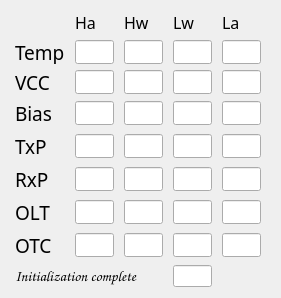
      <widget class="QWidget" name="gridLayoutWidget_4">
       <property name="geometry">
        <rect>
         <x>30</x>
         <y>200</y>
         <width>281</width>
         <height>270</height>
        </rect>
       </property>
       <layout class="QGridLayout" name="gridLayout_D">
        <item row="9" column="3">
         <widget class="QLineEdit" name="lineEdit_INIT">
          <property name="maximumSize">
           <size>
            <width>39</width>
            <height>24</height>
           </size>
          </property>
         </widget>
        </item>
        <item row="5" column="0">
         <widget class="QLabel" name="label_temp_23">
          <property name="font">
           <font>
            <family>黑体</family>
            <pointsize>14</pointsize>
           </font>
          </property>
          <property name="text">
           <string>TxP</string>
          </property>
         </widget>
        </item>
        <item row="2" column="0">
         <widget class="QLabel" name="label_temp_43">
          <property name="maximumSize">
           <size>
            <width>60</width>
            <height>24</height>
           </size>
          </property>
          <property name="font">
           <font>
            <family>黑体</family>
            <pointsize>14</pointsize>
           </font>
          </property>
          <property name="text">
           <string>Temp</string>
          </property>
         </widget>
        </item>
        <item row="6" column="0">
         <widget class="QLabel" name="label_temp_22">
          <property name="font">
           <font>
            <family>黑体</family>
            <pointsize>14</pointsize>
           </font>
          </property>
          <property name="text">
           <string>RxP</string>
          </property>
         </widget>
        </item>
        <item row="4" column="0">
         <widget class="QLabel" name="label_temp_24">
          <property name="font">
           <font>
            <family>黑体</family>
            <pointsize>14</pointsize>
           </font>
          </property>
          <property name="text">
           <string>Bias</string>
          </property>
         </widget>
        </item>
        <item row="1" column="2">
         <widget class="QLabel" name="label_temp_69">
          <property name="maximumSize">
           <size>
            <width>40</width>
            <height>35</height>
           </size>
          </property>
          <property name="font">
           <font>
            <family>黑体</family>
            <pointsize>12</pointsize>
           </font>
          </property>
          <property name="text">
           <string>Hw</string>
          </property>
         </widget>
        </item>
        <item row="2" column="1">
         <widget class="QLineEdit" name="lineEdit_Temp_1">
          <property name="maximumSize">
           <size>
            <width>39</width>
            <height>24</height>
           </size>
          </property>
         </widget>
        </item>
        <item row="5" column="2">
         <widget class="QLineEdit" name="lineEdit_TxP_2">
          <property name="maximumSize">
           <size>
            <width>39</width>
            <height>24</height>
           </size>
          </property>
         </widget>
        </item>
        <item row="3" column="2">
         <widget class="QLineEdit" name="lineEdit_VCC_2">
          <property name="maximumSize">
           <size>
            <width>39</width>
            <height>24</height>
           </size>
          </property>
         </widget>
        </item>
        <item row="4" column="3">
         <widget class="QLineEdit" name="lineEdit_Bias_3">
          <property name="maximumSize">
           <size>
            <width>39</width>
            <height>24</height>
           </size>
          </property>
         </widget>
        </item>
        <item row="4" column="2">
         <widget class="QLineEdit" name="lineEdit_Bias_2">
          <property name="maximumSize">
           <size>
            <width>39</width>
            <height>24</height>
           </size>
          </property>
         </widget>
        </item>
        <item row="3" column="0">
         <widget class="QLabel" name="label_temp_42">
          <property name="maximumSize">
           <size>
            <width>36</width>
            <height>24</height>
           </size>
          </property>
          <property name="font">
           <font>
            <family>黑体</family>
            <pointsize>14</pointsize>
           </font>
          </property>
          <property name="text">
           <string>VCC</string>
          </property>
         </widget>
        </item>
        <item row="7" column="0">
         <widget class="QLabel" name="label_temp_27">
          <property name="font">
           <font>
            <family>黑体</family>
            <pointsize>14</pointsize>
           </font>
          </property>
          <property name="text">
           <string>OLT</string>
          </property>
         </widget>
        </item>
        <item row="5" column="4">
         <widget class="QLineEdit" name="lineEdit_TxP_4">
          <property name="maximumSize">
           <size>
            <width>39</width>
            <height>24</height>
           </size>
          </property>
         </widget>
        </item>
        <item row="4" column="4">
         <widget class="QLineEdit" name="lineEdit_Bias_4">
          <property name="maximumSize">
           <size>
            <width>39</width>
            <height>24</height>
           </size>
          </property>
         </widget>
        </item>
        <item row="5" column="3">
         <widget class="QLineEdit" name="lineEdit_TxP_3">
          <property name="maximumSize">
           <size>
            <width>39</width>
            <height>24</height>
           </size>
          </property>
         </widget>
        </item>
        <item row="1" column="4">
         <widget class="QLabel" name="label_temp_70">
          <property name="maximumSize">
           <size>
            <width>40</width>
            <height>35</height>
           </size>
          </property>
          <property name="font">
           <font>
            <family>黑体</family>
            <pointsize>12</pointsize>
           </font>
          </property>
          <property name="text">
           <string>La</string>
          </property>
         </widget>
        </item>
        <item row="3" column="1">
         <widget class="QLineEdit" name="lineEdit_VCC_1">
          <property name="maximumSize">
           <size>
            <width>39</width>
            <height>24</height>
           </size>
          </property>
         </widget>
        </item>
        <item row="3" column="4">
         <widget class="QLineEdit" name="lineEdit_VCC_4">
          <property name="maximumSize">
           <size>
            <width>39</width>
            <height>24</height>
           </size>
          </property>
         </widget>
        </item>
        <item row="6" column="3">
         <widget class="QLineEdit" name="lineEdit_RxP_3">
          <property name="maximumSize">
           <size>
            <width>39</width>
            <height>24</height>
           </size>
          </property>
         </widget>
        </item>
        <item row="3" column="3">
         <widget class="QLineEdit" name="lineEdit_VCC_3">
          <property name="maximumSize">
           <size>
            <width>39</width>
            <height>24</height>
           </size>
          </property>
         </widget>
        </item>
        <item row="2" column="4">
         <widget class="QLineEdit" name="lineEdit_Temp_4">
          <property name="maximumSize">
           <size>
            <width>39</width>
            <height>24</height>
           </size>
          </property>
         </widget>
        </item>
        <item row="6" column="4">
         <widget class="QLineEdit" name="lineEdit_RxP_4">
          <property name="maximumSize">
           <size>
            <width>39</width>
            <height>24</height>
           </size>
          </property>
         </widget>
        </item>
        <item row="2" column="2">
         <widget class="QLineEdit" name="lineEdit_Temp_2">
          <property name="maximumSize">
           <size>
            <width>39</width>
            <height>24</height>
           </size>
          </property>
         </widget>
        </item>
        <item row="6" column="2">
         <widget class="QLineEdit" name="lineEdit_RxP_2">
          <property name="maximumSize">
           <size>
            <width>39</width>
            <height>24</height>
           </size>
          </property>
         </widget>
        </item>
        <item row="4" column="1">
         <widget class="QLineEdit" name="lineEdit_Bias_1">
          <property name="maximumSize">
           <size>
            <width>39</width>
            <height>24</height>
           </size>
          </property>
         </widget>
        </item>
        <item row="1" column="1">
         <widget class="QLabel" name="label_temp_75">
          <property name="maximumSize">
           <size>
            <width>40</width>
            <height>35</height>
           </size>
          </property>
          <property name="font">
           <font>
            <family>黑体</family>
            <pointsize>12</pointsize>
           </font>
          </property>
          <property name="text">
           <string>Ha</string>
          </property>
         </widget>
        </item>
        <item row="1" column="3">
         <widget class="QLabel" name="label_temp_71">
          <property name="maximumSize">
           <size>
            <width>40</width>
            <height>35</height>
           </size>
          </property>
          <property name="font">
           <font>
            <family>黑体</family>
            <pointsize>12</pointsize>
           </font>
          </property>
          <property name="text">
           <string>Lw</string>
          </property>
         </widget>
        </item>
        <item row="2" column="3">
         <widget class="QLineEdit" name="lineEdit_Temp_3">
          <property name="maximumSize">
           <size>
            <width>39</width>
            <height>24</height>
           </size>
          </property>
         </widget>
        </item>
        <item row="6" column="1">
         <widget class="QLineEdit" name="lineEdit_RxP_1">
          <property name="maximumSize">
           <size>
            <width>39</width>
            <height>24</height>
           </size>
          </property>
         </widget>
        </item>
        <item row="5" column="1">
         <widget class="QLineEdit" name="lineEdit_TxP_1">
          <property name="maximumSize">
           <size>
            <width>39</width>
            <height>24</height>
           </size>
          </property>
         </widget>
        </item>
        <item row="9" column="0" colspan="3">
         <widget class="QLabel" name="label_temp_44">
          <property name="maximumSize">
           <size>
            <width>1000</width>
            <height>24</height>
           </size>
          </property>
          <property name="font">
           <font>
            <family>Comic Sans MS</family>
            <pointsize>11</pointsize>
           </font>
          </property>
          <property name="text">
           <string>Initialization complete</string>
          </property>
         </widget>
        </item>
        <item row="8" column="0">
         <widget class="QLabel" name="label_temp_26">
          <property name="font">
           <font>
            <family>黑体</family>
            <pointsize>14</pointsize>
           </font>
          </property>
          <property name="text">
           <string>OTC</string>
          </property>
         </widget>
        </item>
        <item row="7" column="1">
         <widget class="QLineEdit" name="lineEdit_OLT_1">
          <property name="maximumSize">
           <size>
            <width>39</width>
            <height>24</height>
           </size>
          </property>
         </widget>
        </item>
        <item row="7" column="2">
         <widget class="QLineEdit" name="lineEdit_OLT_2">
          <property name="maximumSize">
           <size>
            <width>39</width>
            <height>24</height>
           </size>
          </property>
         </widget>
        </item>
        <item row="7" column="3">
         <widget class="QLineEdit" name="lineEdit_OLT_3">
          <property name="maximumSize">
           <size>
            <width>39</width>
            <height>24</height>
           </size>
          </property>
         </widget>
        </item>
        <item row="7" column="4">
         <widget class="QLineEdit" name="lineEdit_OLT_4">
          <property name="maximumSize">
           <size>
            <width>39</width>
            <height>24</height>
           </size>
          </property>
         </widget>
        </item>
        <item row="8" column="1">
         <widget class="QLineEdit" name="lineEdit_OTC_1">
          <property name="maximumSize">
           <size>
            <width>39</width>
            <height>24</height>
           </size>
          </property>
         </widget>
        </item>
        <item row="8" column="2">
         <widget class="QLineEdit" name="lineEdit_OTC_2">
          <property name="maximumSize">
           <size>
            <width>39</width>
            <height>24</height>
           </size>
          </property>
         </widget>
        </item>
        <item row="8" column="3">
         <widget class="QLineEdit" name="lineEdit_OTC_3">
          <property name="maximumSize">
           <size>
            <width>39</width>
            <height>24</height>
           </size>
          </property>
         </widget>
        </item>
        <item row="8" column="4">
         <widget class="QLineEdit" name="lineEdit_OTC_4">
          <property name="maximumSize">
           <size>
            <width>39</width>
            <height>24</height>
           </size>
          </property>
         </widget>
        </item>
       </layout>
      </widget>
